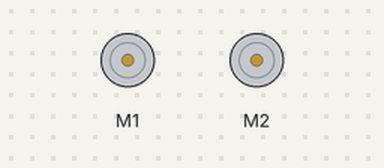
Simulated run of this sketch. Board: Arduino Leonardo, built with avr-gcc and run on an emulated ATmega32U4. Parts: 2 × DC motor (green arrow = forward, orange = backward, longer = faster).

Above: at 0.1 s.
At 10.1 s:
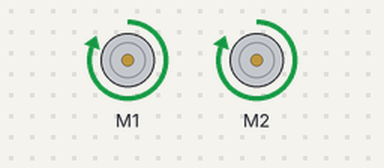
At 13.1 s:
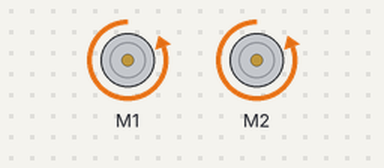
At 20.6 s:
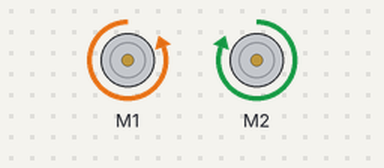
Timing chart, 0 to 40.0 s (numbered marks = the images above):
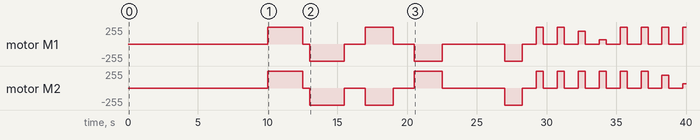

The sketch:

lab1.ino
```cpp
#include <Pololu3piPlus32U4.h>
#include "my_robot.h"
using namespace Pololu3piPlus32U4;

// Motors motors;  // Define the motors object (for the normal way)

MyRobot robot;  // Instantiate the MyRobot class with the default base speed


void setup() {
  Serial.begin(9600);
  delay(15);
}

// or this task, we will be using the setSpeeds function, which requires two short int inputs
// (leftSpeed and rightSpeed). These inputs are signed values with positive being forward, negative being
// backward. The value of the input is given in mm/s with a maximum value of 400 (because the maximum
// speed of the robot is 0.4 m/s).
// 6a on Task Sheet: Test your understanding by implementing simple primitives: move forward, turn left (in
// place), turn right (in place), move forward while turning, move backwards, and halt. You will only need to
// edit lab1.ino, but feel free to browse the other files for documentation. Record the robot moving in all
// directions that were listed and have the TAs check that the robot moves correctly.

void loop(){
    //Sets the speeds for motors
    //The value of the input is given in mm/s with a maximum value of 400

    //move forward
    // motors.setSpeeds(400, 400);
    delay(10000);  // Move forward for 2 seconds

    robot.forward(1.0);

    // delay(2000);
    robot.backward(1.0);

    //turn right(in place)
    // motors.setSpeeds(400, -400);
    delay(1000);  // Turn right for 1 second
    robot.turn_right(2.0); // Turn right in place for 2 seconds at base speed
    // delay(2000);

    //turn left (in place)
    // motors.setSpeeds(-400, 400);
    delay(1000);  // Turn left for 1 second
    robot.turn_left(2.0); // Turn left in place for 2 seconds at base speed
      // delay(2000);

    //move forward while turning right
    // motors.setSpeeds(400, 200);
    delay(2000);  // Move and turn right for 2 seconds
    // robot.forward(0.5, 0.2); // Move forward 0.5 meters with a custom speed of 0.2 m/s

    //move forward while turning lft
    // motors.setSpeeds(200, 400);
    // delay(2000);  // Move and turn left for 2 seconds
    delay(2000);
    //move backwards
    // motors.setSpeeds(-400, -400);
    // delay(2000);  // Move backward for 2 seconds
    robot.backward(0.5); // Move backward 1 meter at base speed


    //halt
    // motors.setSpeeds(0, 0);
    robot.halt();

    robot.turn_left_and_forward(.5, 1, .8);

    delay(500);  // Halt for 5 seconds
    robot.turn_left_and_forward(.5, 1, .6);

    delay(500);
    robot.turn_left_and_forward(.5, 1, .3);

    delay(500);
    robot.turn_left_and_forward(.5, 1, .1);

    delay(500);


    robot.turn_right_and_forward(.5, 1, .8);

    delay(500);  // Halt for 5 seconds
     robot.turn_right_and_forward(.5, 1, .6);

    delay(500);
    robot.turn_right_and_forward(.5, 1, .3);

    delay(500);
    robot.turn_right_and_forward(.5, 1, .1);

    delay(500);
}
```

my_robot.cpp
```cpp
#include <Pololu3piPlus32U4.h>
#include "my_robot.h"
using namespace Pololu3piPlus32U4;

Motors motors;

MyRobot::MyRobot(float baseSpeed) {
  this->baseSpeed = baseSpeed;
}

short int MyRobot::convertSpeed(float speed) {
    // Convert speed from m/s to motor input (max speed 0.4 m/s corresponds to input 400)
    return static_cast<short int>((speed / 0.4) * 400);
}


void MyRobot::forward(float distance, float speed) {
    if (speed < 0) speed = this->baseSpeed;  // Use baseSpeed if no speed is provided
    short int motorSpeed = convertSpeed(speed);
    motors.setSpeeds(motorSpeed, motorSpeed);

    // Calculate time needed to travel the given distance
    float time = distance / speed;
    delay(static_cast<int>(time * 1000));  // Convert seconds to milliseconds
    halt();
}


void MyRobot::backward(float distance, float speed) {
    if (speed < 0) speed = this->baseSpeed;
    short int motorSpeed = convertSpeed(speed);
    motors.setSpeeds(-motorSpeed, -motorSpeed);

    float time = distance / speed;
    delay(static_cast<int>(time * 1000));
    halt();
}


void MyRobot::turn_left(float duration, float speed) {
    if (speed < 0) speed = baseSpeed;
    short int motorSpeed = convertSpeed(speed);
    motors.setSpeeds(-motorSpeed, motorSpeed);

    delay(static_cast<int>(duration * 1000));
    halt();
}


void MyRobot::turn_right(float duration, float speed) {
    if (speed < 0) speed = baseSpeed;
    short int motorSpeed = convertSpeed(speed);
    motors.setSpeeds(motorSpeed, -motorSpeed);

    delay(static_cast<int>(duration * 1000));
    halt();
}


// the offset should be   0.1 < offset < 1 for how tight the turn should be.
void MyRobot::turn_left_and_forward(float duration, float speed,  double offset) {
    if (speed < 0) speed = baseSpeed;
    short int motorSpeed = convertSpeed(speed);
    motors.setSpeeds(motorSpeed * offset, motorSpeed);

    delay(static_cast<int>(duration * 1000));
    halt();
}


// the offset should be   0.1 < offset < 1 for how tight the turn should be.
void MyRobot::turn_right_and_forward(float duration, float speed,  double offset) {
    if (speed < 0) speed = baseSpeed;
    short int motorSpeed = convertSpeed(speed);
    motors.setSpeeds(motorSpeed, offset * motorSpeed);

    delay(static_cast<int>(duration * 1000));
    halt();
}


void MyRobot::halt() {
    motors.setSpeeds(0, 0);
    delay(500);  // Small delay to ensure the robot halts completely
}
```

my_robot.h
```cpp
#ifndef my_robot_h
#define my_robot_h
#include <Pololu3piPlus32U4.h>
using namespace Pololu3piPlus32U4;


// The following actuators are supported:
// • 2 Motors
// • LEDs (4 binary status LED)
// • OLED display
// • Buzzer speaker (playing songs and simple
// sounds) The following sensors are available:
// • Wheel encoders
// • 5 line sensors (downward facing IR sensors)
// • 2 bump sensors
// • IMU (inertial measurement unit, includes 3-axis accelerometer, 3-axis gyroscope, and 3-axis
// magnetometer)
// • 5 Buttons
// • Power-related sensors (voltage, currents, battery capacity

class MyRobot{
  public:
    MyRobot(float baseSpeed = 0.4); // Constructor with default base speed
    void forward(float distance, float speed = -1);
    void backward(float distance, float speed = -1);
    void turn_left(float duration, float speed = -1);
    void turn_right(float duration, float speed = -1);
    void turn_left_and_forward(float duration, float speed = -1, double offset = .1);
    void turn_right_and_forward(float duration, float speed = -1, double offset = .1);
    void halt();

  private:
    float baseSpeed;  // Base speed in m/s
    Motors motors;
    short int convertSpeed(float speed);  // Converts m/s to motor input speed

};

#endif
```

Measured:
- by itself, motor M1: stopped → forward 255/255 at 10.0 s, → stopped 2.5 s later, → backward 255/255 0.50 s later, → stopped 2.5 s later, … (25 changes in this stretch)
- by itself, motor M2: stopped → forward 255/255 at 10.0 s, → stopped 2.5 s later, → backward 255/255 0.50 s later, → stopped 2.5 s later, … (25 changes in this stretch)
